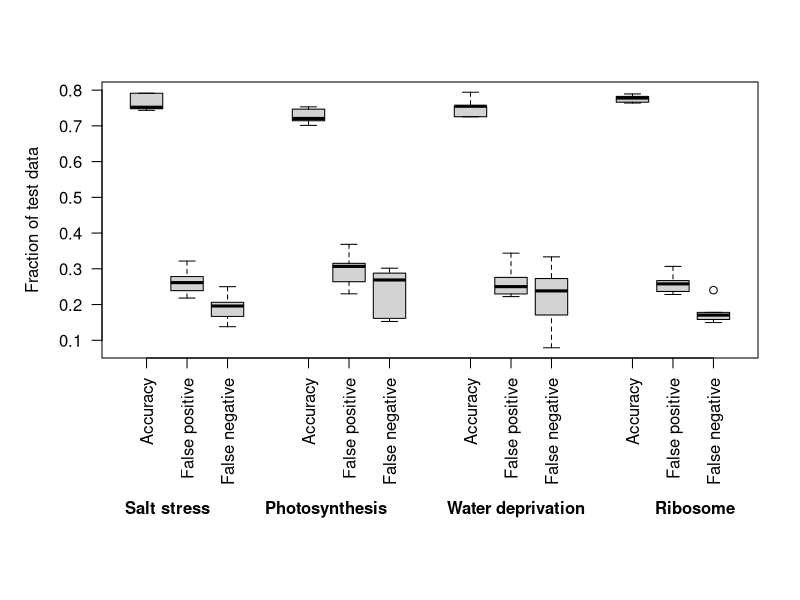

Source code (R):
saltacc = c(0.74347826087,0.752173913043,0.747826086957,0.791304347826,0.791304347826)
saltfp = c(0.261194029851,0.278195488722,0.321678321678,0.238805970149,0.218045112782)
saltfn = c(0.25,0.20618556701,0.137931034483,0.166666666667,0.19587628866)


photoacc = c(0.753246753247,0.746753246753,0.701298701299,0.714285714286,0.720779220779)
photofp = c(0.229885057471,0.315217391304,0.306818181818,0.368421052632,0.263736263736)
photofn = c(0.301587301587,0.152542372881,0.287878787879,0.161290322581,0.268656716418)

wateracc = c(0.725490196078,0.754901960784,0.794117647059,0.754901960784,0.725490196078)
waterfp = c(0.222222222222,0.34375,0.229508196721,0.25,0.275862068966)
waterfn = c(0.333333333333,0.0789473684211,0.170731707317,0.238095238095,0.272727272727)

riboacc = c(0.789351851852,0.782407407407,0.766203703704,0.777777777778,0.763888888889)
ribofp = c(0.236514522822, 0.266949152542,0.228070175439,0.2578125,0.306722689076)
ribofn = c(0.178010471204,0.158163265306,0.240196078431,0.170454545455,0.149484536082)

data <- data.frame(saltacc,saltfp,saltfn,photoacc,photofp,photofn, wateracc,waterfp,waterfn,riboacc,ribofp,ribofn)
boxplot(data, ylab = "Fraction of test data", las = 2, par(mar = c(12, 5, 4, 2)+ 0.1), names = c("Accuracy","False positive", "False negative","Accuracy","False positive", "False negative","Accuracy","False positive", "False negative","Accuracy","False positive", "False negative"),at = c(1,2,3,5,6,7,9,10,11,13,14,15))
mtext('Salt stress           Photosynthesis            Water deprivation              Ribosome', side = 1, line = 7,font = 2)